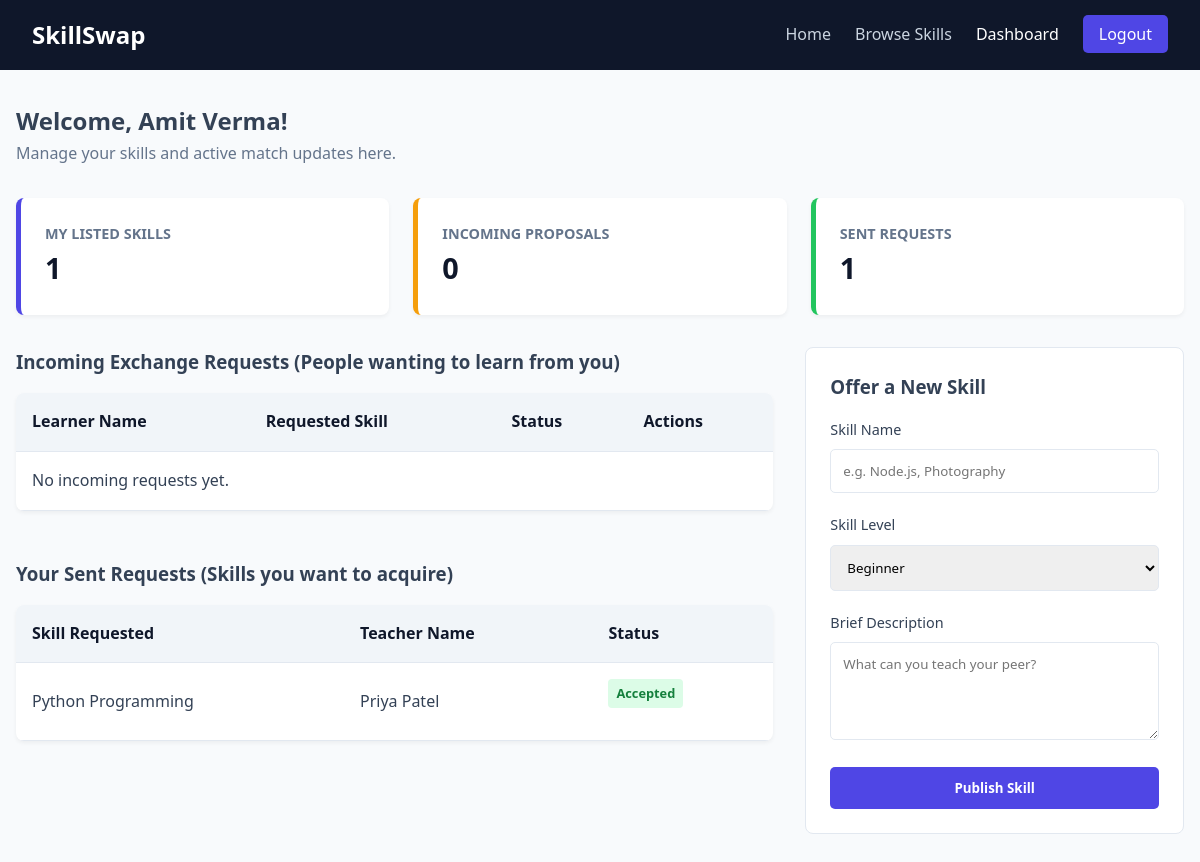
Page /dashboard.php (signed in) on the committed database.
### tables this page shows
CREATE TABLE IF NOT EXISTS requests (
    request_id INT AUTO_INCREMENT PRIMARY KEY,
    learner_id INT NOT NULL,
    skill_id INT NOT NULL,
    request_date TIMESTAMP DEFAULT CURRENT_TIMESTAMP,
    status ENUM('Pending', 'Accepted', 'Rejected') DEFAULT 'Pending',
    FOREIGN KEY (learner_id) REFERENCES users(user_id) ON DELETE CASCADE,
    FOREIGN KEY (skill_id) REFERENCES skills(skill_id) ON DELETE CASCADE
);

CREATE TABLE IF NOT EXISTS skills (
    skill_id INT AUTO_INCREMENT PRIMARY KEY,
    user_id INT NOT NULL,
    skill_name VARCHAR(100) NOT NULL,
    description TEXT NOT NULL,
    skill_level ENUM('Beginner', 'Intermediate', 'Expert') NOT NULL,
    created_at TIMESTAMP DEFAULT CURRENT_TIMESTAMP,
    FOREIGN KEY (user_id) REFERENCES users(user_id) ON DELETE CASCADE
);

CREATE TABLE IF NOT EXISTS users (
    user_id INT AUTO_INCREMENT PRIMARY KEY,
    name VARCHAR(100) NOT NULL,
    email VARCHAR(100) NOT NULL UNIQUE,
    password VARCHAR(255) NOT NULL,
    created_at TIMESTAMP DEFAULT CURRENT_TIMESTAMP
);

### dashboard.php (the view, shortened to what this page needs)
<?php
include 'config/db.php';
$current_user = $_SESSION['user_id'];
$skills_count = mysqli_fetch_assoc(mysqli_query($conn, "SELECT COUNT(*) as total FROM skills WHERE user_id = '$current_user'"))['total'];
$incoming_count = mysqli_fetch_assoc(mysqli_query($conn, "SELECT COUNT(*) as total FROM requests JOIN skills ON requests.skill_id = skills.skill_id WHERE skills.user_id = '$current_user'"))['total'];
$outgoing_count = mysqli_fetch_assoc(mysqli_query($conn, "SELECT COUNT(*) as total FROM requests WHERE learner_id = '$current_user'"))['total'];
?>
<!DOCTYPE html>
<html lang="en">
<head>
    <link rel="stylesheet" href="css/style.css">
</head>
<body>
    <nav class="navbar">
        <a href="index.php" class="logo">SkillSwap</a>
        <ul class="nav-links">
            <li><a href="index.php">Home</a></li>
            <li><a href="browse_skills.php">Browse Skills</a></li>
            <li><a href="dashboard.php" class="active">Dashboard</a></li>
            <li><a href="logout.php" class="nav-btn">Logout</a></li>
        </ul>
    </nav>
    <div class="container">
        <h2>Welcome, <?php echo htmlspecialchars($_SESSION['nav_name'] ?? $_SESSION['user_name']); ?>!</h2>
        <p style="color: var(--text-muted); margin-bottom: 2rem;">Manage your skills and active match updates here.</p>
        <div class="dash-stats">
            <div class="stat-card">
                <h4>My Listed Skills</h4>
                <p><?php echo $skills_count; ?></p>
            </div>
            <div class="stat-card" style="border-left-color: var(--warning);">
                <h4>Incoming Proposals</h4>
                <p><?php echo $incoming_count; ?></p>
            </div>
            <div class="stat-card" style="border-left-color: var(--success);">
                <h4>Sent Requests</h4>
                <p><?php echo $outgoing_count; ?></p>
            </div>
        </div>
        <div style="display: grid; grid-template-columns: 2fr 1fr; gap: 2rem; margin-top: 2rem;">
            <div>
                <h3>Incoming Exchange Requests (People wanting to learn from you)</h3>
                <div class="table-responsive">
                    <table>
                        <thead>
                            <tr>
                                <th>Learner Name</th>
                                <th>Requested Skill</th>
                                <th>Status</th>
                                <th>Actions</th>
                            </tr>
                        </thead>
                        <tbody>
                            <?php
                            $inc_query = "SELECT requests.*, users.name as learner, skills.skill_name FROM requests
                                          JOIN skills ON requests.skill_id = skills.skill_id
                                          JOIN users ON requests.learner_id = users.user_id
                                          WHERE skills.user_id = '$current_user'";
                            $inc_result = mysqli_query($conn, $inc_query);
                            if(mysqli_num_rows($inc_result) == 0) echo "<tr><td colspan='4'>No incoming requests yet.</td></tr>";
                            ?>
                        </tbody>
                    </table>
                </div>
                <h3 style="margin-top: 3rem;">Your Sent Requests (Skills you want to acquire)</h3>
                <div class="table-responsive">
                    <table>
                        <thead>
                            <tr>
                                <th>Skill Requested</th>
                                <th>Teacher Name</th>
                                <th>Status</th>
                            </tr>
                        </thead>
                        <tbody>
                            <?php
                            $out_query = "SELECT requests.*, skills.skill_name, users.name as teacher FROM requests
                                          JOIN skills ON requests.skill_id = skills.skill_id
                                          JOIN users ON skills.user_id = users.user_id
                                          WHERE requests.learner_id = '$current_user'";
                            $out_result = mysqli_query($conn, $out_query);
                            while($row = mysqli_fetch_assoc($out_result)) {
                                $statusClass = strtolower($row['status']);
                                echo "<tr>
                                    <td>{$row['skill_name']}</td>
                                    <td>{$row['teacher']}</td>
                                    <td><span class='badge badge-{$statusClass}'>{$row['status']}</span></td>
                                </tr>";
                            }
                            ?>
                        </tbody>
                    </table>
                </div>
            </div>
            <div>
                <div style="background: white; padding: 1.5rem; border-radius: 8px; border: 1px solid var(--border);">
                    <h3>Offer a New Skill</h3>
                    <form method="POST" action="dashboard.php" style="margin-top:1rem;">
                        <div class="form-group">
                            <label style="font-size:0.9rem;">Skill Name</label>
                            <input type="text" name="skill_name" placeholder="e.g. Node.js, Photography" required>
                        </div>
                        <div class="form-group">
                            <label style="font-size:0.9rem;">Skill Level</label>
                            <select name="skill_level">
                                <option value="Beginner">Beginner</option>
                            </select>
                        </div>
                        <div class="form-group">
                            <label style="font-size:0.9rem;">Brief Description</label>
                            <textarea name="description" rows="4" placeholder="What can you teach your peer?" required></textarea>
                        </div>
                        <button type="submit" name="add_skill" class="btn" style="width: 100%;">Publish Skill</button>
                    </form>
                </div>
            </div>
        </div>
    </div>
</body>
</html>

### style.css (style rules this page uses)
:root { --primary-color: #4f46e5; --primary-hover: #4338ca; --secondary-color: #0f172a; --bg-light: #f8fafc; --card-bg: #ffffff; --text-main: #334155; --text-muted: #64748b; --success: #22c55e; --danger: #ef4444; --warning: #f59e0b; --border: #e2e8f0; }
* { margin: 0; padding: 0; box-sizing: border-box; font-family: 'Segoe UI', Tahoma, Geneva, Verdana, sans-serif; }
body { background-color: var(--bg-light); color: var(--text-main); line-height: 1.6; }
.navbar { background-color: var(--secondary-color); padding: 1rem 2rem; display: flex; justify-content: space-between; align-items: center; position: sticky; top: 0; z-index: 100; }
.navbar .logo { color: #fff; font-size: 1.5rem; font-weight: bold; text-decoration: none; }
.nav-links { display: flex; list-style: none; align-items: center; }
.nav-links li { margin-left: 1.5rem; }
.nav-links a { color: #cbd5e1; text-decoration: none; transition: color 0.3s; }
.nav-links a:hover, .nav-links a.active { color: #fff; }
.nav-btn { background-color: var(--primary-color); padding: 0.5rem 1rem; border-radius: 5px; color: white !important; }
.btn { display: inline-block; background-color: var(--primary-color); color: white; padding: 0.75rem 1.5rem; border-radius: 5px; text-decoration: none; font-weight: 600; border: none; cursor: pointer; }
.container { max-width: 1200px; margin: 2rem auto; padding: 0 1rem; }
.form-group { margin-bottom: 1.25rem; }
.form-group label { display: block; margin-bottom: 0.5rem; font-weight: 500; }
.form-group input, .form-group textarea, .form-group select { width: 100%; padding: 0.75rem; border: 1px solid var(--border); border-radius: 5px; outline: none; }
.badge { display: inline-block; padding: 0.25rem 0.5rem; font-size: 0.8rem; border-radius: 4px; font-weight: bold; margin-bottom: 1rem; width: max-content; }
.badge-accepted { background: #dcfce7; color: #15803d; }
.dash-stats { display: grid; grid-template-columns: repeat(auto-fit, minmax(220px, 1fr)); gap: 1.5rem; margin-bottom: 2rem; }
.stat-card { background: white; padding: 1.5rem; border-radius: 8px; border-left: 5px solid var(--primary-color); box-shadow: 0 2px 4px rgba(0,0,0,0.05); }
.stat-card h4 { color: var(--text-muted); font-size: 0.9rem; text-transform: uppercase; }
.stat-card p { font-size: 1.8rem; font-weight: bold; color: var(--secondary-color); }
.table-responsive { overflow-x: auto; background: white; border-radius: 8px; box-shadow: 0 2px 4px rgba(0,0,0,0.05); margin-top: 1rem; }
table { width: 100%; border-collapse: collapse; text-align: left; }
th, td { padding: 1rem; border-bottom: 1px solid var(--border); }
th { background-color: #f1f5f9; color: var(--secondary-color); }

### rows in the picture
requests: skill.skill_name "Python Programming", users.name "Priya Patel", status "Accepted"

### other values in the picture
$_SESSION['nav_name'] "Amit Verma"
$skills_count "1"
$incoming_count "0"
$outgoing_count "1"
